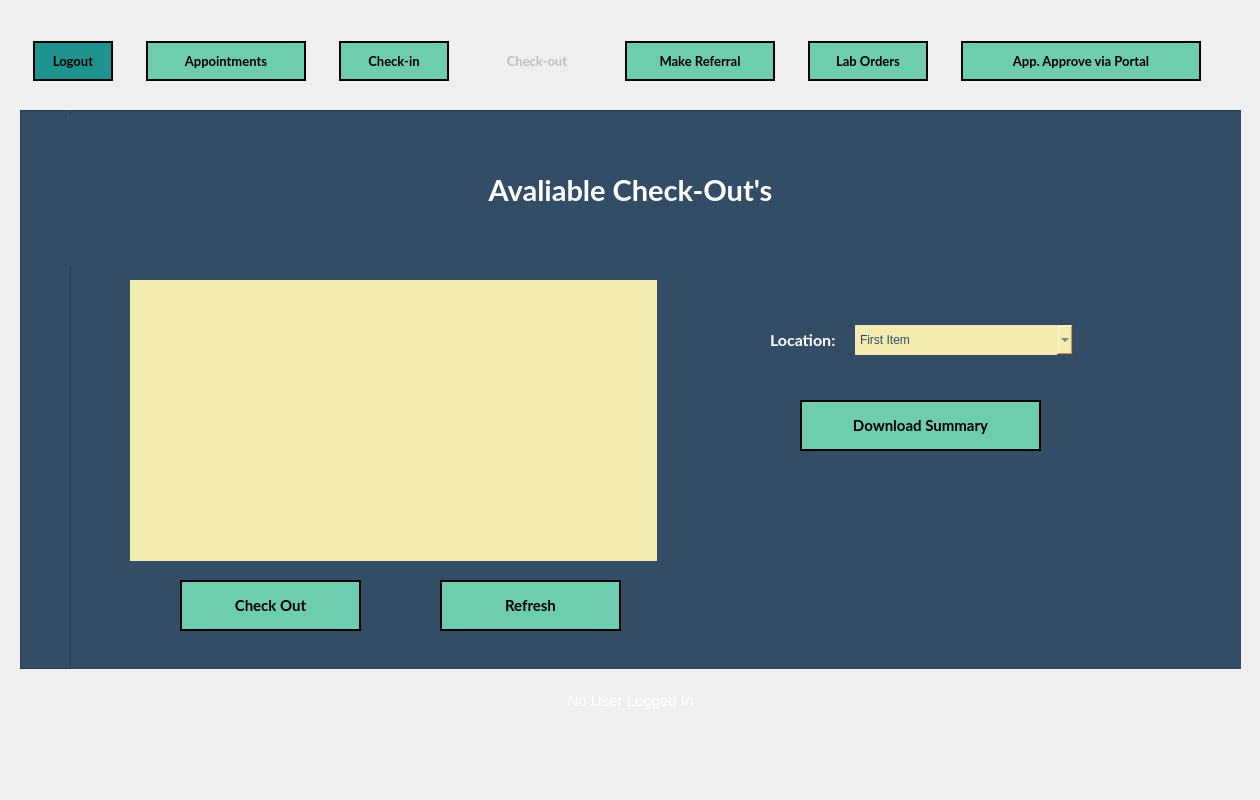
<?xml version="1.0" encoding="UTF-8"?>
<ui version="4.0">
 <class>MainWindow</class>
 <widget class="QMainWindow" name="MainWindow">
  <property name="geometry">
   <rect>
    <x>0</x>
    <y>0</y>
    <width>1260</width>
    <height>800</height>
   </rect>
  </property>
  <property name="minimumSize">
   <size>
    <width>1260</width>
    <height>800</height>
   </size>
  </property>
  <property name="maximumSize">
   <size>
    <width>1260</width>
    <height>800</height>
   </size>
  </property>
  <property name="windowTitle">
   <string>Forsyth Family Practice Center - [ TEMPLATE ]</string>
  </property>
  <property name="styleSheet">
   <string notr="true">border-image: url(:/newPrefix/imgs/app-bg.png);

QGroupBox, QFrame {
	border-image: none;
	border: none;
}</string>
  </property>
  <widget class="QWidget" name="centralwidget">
   <widget class="QGroupBox" name="groupBox_NavBar">
    <property name="geometry">
     <rect>
      <x>20</x>
      <y>40</y>
      <width>1221</width>
      <height>80</height>
     </rect>
    </property>
    <property name="styleSheet">
     <string notr="true">border: none; border-image: none;</string>
    </property>
    <property name="title">
     <string/>
    </property>
    <widget class="QWidget" name="layoutWidget">
     <property name="geometry">
      <rect>
       <x>0</x>
       <y>0</y>
       <width>1201</width>
       <height>42</height>
      </rect>
     </property>
     <layout class="QHBoxLayout" name="Layout_NavBar">
      <property name="spacing">
       <number>20</number>
      </property>
      <item>
       <widget class="QPushButton" name="Nav_LogoutBtn">
        <property name="minimumSize">
         <size>
          <width>80</width>
          <height>40</height>
         </size>
        </property>
        <property name="maximumSize">
         <size>
          <width>60</width>
          <height>16777215</height>
         </size>
        </property>
        <property name="font">
         <font>
          <family>Lato</family>
          <pointsize>10</pointsize>
          <weight>75</weight>
          <bold>true</bold>
         </font>
        </property>
        <property name="cursor">
         <cursorShape>PointingHandCursor</cursorShape>
        </property>
        <property name="styleSheet">
         <string notr="true">QPushButton {
	border-image: none;
	background-color: rgb(30, 147, 143);
	color: black;
	border: 2px solid black;
}

QPushButton::hover {
	background-color: rgb(14, 81, 85);
	color: white;
}</string>
        </property>
        <property name="text">
         <string>Logout</string>
        </property>
       </widget>
      </item>
      <item>
       <widget class="QPushButton" name="Nav_Appointments">
        <property name="sizePolicy">
         <sizepolicy hsizetype="Preferred" vsizetype="Fixed">
          <horstretch>0</horstretch>
          <verstretch>0</verstretch>
         </sizepolicy>
        </property>
        <property name="minimumSize">
         <size>
          <width>160</width>
          <height>40</height>
         </size>
        </property>
        <property name="maximumSize">
         <size>
          <width>90</width>
          <height>16777215</height>
         </size>
        </property>
        <property name="font">
         <font>
          <family>Lato</family>
          <pointsize>10</pointsize>
          <weight>75</weight>
          <bold>true</bold>
         </font>
        </property>
        <property name="cursor">
         <cursorShape>PointingHandCursor</cursorShape>
        </property>
        <property name="autoFillBackground">
         <bool>false</bool>
        </property>
        <property name="styleSheet">
         <string notr="true">QPushButton {
	border-image: none;
	background-color: #6ECCAF;
	color: black;
	border: 2px solid black;
}

QPushButton::hover {
	background-color: rgb(139, 231, 100);
	color: white;
}</string>
        </property>
        <property name="text">
         <string>Appointments</string>
        </property>
       </widget>
      </item>
      <item>
       <widget class="QPushButton" name="Nav_CheckinBtn">
        <property name="minimumSize">
         <size>
          <width>110</width>
          <height>40</height>
         </size>
        </property>
        <property name="maximumSize">
         <size>
          <width>80</width>
          <height>16777215</height>
         </size>
        </property>
        <property name="font">
         <font>
          <family>Lato</family>
          <pointsize>10</pointsize>
          <weight>75</weight>
          <bold>true</bold>
         </font>
        </property>
        <property name="cursor">
         <cursorShape>PointingHandCursor</cursorShape>
        </property>
        <property name="styleSheet">
         <string notr="true">QPushButton {
	border-image: none;
	background-color: #6ECCAF;
	color: black;
	border: 2px solid black;
}

QPushButton::hover {
	background-color: rgb(139, 231, 100);
	color: white;
}

</string>
        </property>
        <property name="text">
         <string>Check-in</string>
        </property>
       </widget>
      </item>
      <item>
       <widget class="QPushButton" name="Nav_CheckoutBtn">
        <property name="enabled">
         <bool>false</bool>
        </property>
        <property name="minimumSize">
         <size>
          <width>110</width>
          <height>40</height>
         </size>
        </property>
        <property name="maximumSize">
         <size>
          <width>90</width>
          <height>16777215</height>
         </size>
        </property>
        <property name="font">
         <font>
          <family>Lato</family>
          <pointsize>10</pointsize>
          <weight>75</weight>
          <bold>true</bold>
         </font>
        </property>
        <property name="cursor">
         <cursorShape>PointingHandCursor</cursorShape>
        </property>
        <property name="styleSheet">
         <string notr="true">QPushButton {
	border-image: none;
	background-color: rgba(110, 204, 175, .2);
	color: rgba(0, 0, 0, .2);
	border: 2px solid rgba(0, 0, 0, .2);
}

QPushButton::hover {
	background-color: rgb(139, 231, 100);
	color: white;
}</string>
        </property>
        <property name="text">
         <string>Check-out</string>
        </property>
       </widget>
      </item>
      <item>
       <widget class="QPushButton" name="Nav_MakeReferralBtn">
        <property name="minimumSize">
         <size>
          <width>150</width>
          <height>40</height>
         </size>
        </property>
        <property name="maximumSize">
         <size>
          <width>110</width>
          <height>16777215</height>
         </size>
        </property>
        <property name="font">
         <font>
          <family>Lato</family>
          <pointsize>10</pointsize>
          <weight>75</weight>
          <bold>true</bold>
         </font>
        </property>
        <property name="cursor">
         <cursorShape>PointingHandCursor</cursorShape>
        </property>
        <property name="styleSheet">
         <string notr="true">QPushButton {
	border-image: none;
	background-color: #6ECCAF;
	color: black;
	border: 2px solid black;
}

QPushButton::hover {
	background-color: rgb(139, 231, 100);
	color: white;
}
</string>
        </property>
        <property name="text">
         <string>Make Referral</string>
        </property>
       </widget>
      </item>
      <item>
       <widget class="QPushButton" name="Nav_LabOrdersBtn">
        <property name="minimumSize">
         <size>
          <width>120</width>
          <height>40</height>
         </size>
        </property>
        <property name="maximumSize">
         <size>
          <width>90</width>
          <height>16777215</height>
         </size>
        </property>
        <property name="font">
         <font>
          <family>Lato</family>
          <pointsize>10</pointsize>
          <weight>75</weight>
          <bold>true</bold>
         </font>
        </property>
        <property name="cursor">
         <cursorShape>PointingHandCursor</cursorShape>
        </property>
        <property name="styleSheet">
         <string notr="true">QPushButton {
	border-image: none;
	background-color: #6ECCAF;
	color: black;
	border: 2px solid black;
}

QPushButton::hover {
	background-color: rgb(139, 231, 100);
	color: white;
}</string>
        </property>
        <property name="text">
         <string>Lab Orders</string>
        </property>
       </widget>
      </item>
      <item>
       <widget class="QPushButton" name="Nav_ApproveAppointmentsBtn">
        <property name="minimumSize">
         <size>
          <width>240</width>
          <height>40</height>
         </size>
        </property>
        <property name="maximumSize">
         <size>
          <width>90</width>
          <height>16777215</height>
         </size>
        </property>
        <property name="font">
         <font>
          <family>Lato</family>
          <pointsize>10</pointsize>
          <weight>75</weight>
          <bold>true</bold>
         </font>
        </property>
        <property name="cursor">
         <cursorShape>PointingHandCursor</cursorShape>
        </property>
        <property name="styleSheet">
         <string notr="true">QPushButton {
	border-image: none;
	background-color: #6ECCAF;
	color: black;
	border: 2px solid black;
}

QPushButton::hover {
	background-color: rgb(139, 231, 100);
	color: white;
}</string>
        </property>
        <property name="text">
         <string>App. Approve via Portal</string>
        </property>
       </widget>
      </item>
     </layout>
    </widget>
   </widget>
   <widget class="QFrame" name="Main_Frame">
    <property name="geometry">
     <rect>
      <x>20</x>
      <y>110</y>
      <width>1221</width>
      <height>559</height>
     </rect>
    </property>
    <property name="minimumSize">
     <size>
      <width>0</width>
      <height>0</height>
     </size>
    </property>
    <property name="maximumSize">
     <size>
      <width>16777215</width>
      <height>16777215</height>
     </size>
    </property>
    <property name="styleSheet">
     <string notr="true">QFrame {
	border-image: none;
	background-color: rgb(52, 77, 103);
}



QLineEdit, QComboBox, QDateEdit, QDateTimeEdit, QListView {
	border-image: none;
    border: none;
	min-width: 200px;
	height: 30px;
	background-color: #F3ECB0;
	color: #344D67;
	font-family: &quot;MS Shell Dlg 2&quot;;
	font-size: 11;
}

QLabel {
	color: white;
}</string>
    </property>
    <property name="frameShape">
     <enum>QFrame::StyledPanel</enum>
    </property>
    <property name="frameShadow">
     <enum>QFrame::Raised</enum>
    </property>
    <widget class="QFrame" name="InputFrame">
     <property name="geometry">
      <rect>
       <x>50</x>
       <y>0</y>
       <width>1251</width>
       <height>561</height>
      </rect>
     </property>
     <property name="styleSheet">
      <string notr="true">border-image: none;
</string>
     </property>
     <property name="frameShape">
      <enum>QFrame::StyledPanel</enum>
     </property>
     <property name="frameShadow">
      <enum>QFrame::Raised</enum>
     </property>
     <widget class="QWidget" name="verticalLayoutWidget">
      <property name="geometry">
       <rect>
        <x>0</x>
        <y>0</y>
        <width>1121</width>
        <height>161</height>
       </rect>
      </property>
      <layout class="QVBoxLayout" name="verticalLayout">
       <item>
        <widget class="QLabel" name="Lable_CheckIns">
         <property name="minimumSize">
          <size>
           <width>0</width>
           <height>150</height>
          </size>
         </property>
         <property name="maximumSize">
          <size>
           <width>16777215</width>
           <height>150</height>
          </size>
         </property>
         <property name="font">
          <font>
           <family>Lato</family>
           <pointsize>22</pointsize>
           <weight>75</weight>
           <bold>true</bold>
          </font>
         </property>
         <property name="styleSheet">
          <string notr="true">QLabel {
	color: white;
}</string>
         </property>
         <property name="text">
          <string>Avaliable Check-Out's</string>
         </property>
         <property name="alignment">
          <set>Qt::AlignCenter</set>
         </property>
        </widget>
       </item>
      </layout>
     </widget>
     <widget class="QPushButton" name="Btn_CheckOut">
      <property name="geometry">
       <rect>
        <x>110</x>
        <y>470</y>
        <width>181</width>
        <height>51</height>
       </rect>
      </property>
      <property name="font">
       <font>
        <family>Lato</family>
        <pointsize>11</pointsize>
        <weight>75</weight>
        <bold>true</bold>
       </font>
      </property>
      <property name="cursor">
       <cursorShape>PointingHandCursor</cursorShape>
      </property>
      <property name="styleSheet">
       <string notr="true">QPushButton {
	border-image: none;
	background-color: #6ECCAF;
	color: black;
	border: 2px solid black;
}

QPushButton::hover {
	background-color: rgb(139, 231, 100);
	color: white;
}

</string>
      </property>
      <property name="text">
       <string>Check Out</string>
      </property>
     </widget>
     <widget class="QPushButton" name="Btn_Refresh">
      <property name="geometry">
       <rect>
        <x>370</x>
        <y>470</y>
        <width>181</width>
        <height>51</height>
       </rect>
      </property>
      <property name="font">
       <font>
        <family>Lato</family>
        <pointsize>11</pointsize>
        <weight>75</weight>
        <bold>true</bold>
       </font>
      </property>
      <property name="cursor">
       <cursorShape>PointingHandCursor</cursorShape>
      </property>
      <property name="styleSheet">
       <string notr="true">QPushButton {
	border-image: none;
	background-color: #6ECCAF;
	color: black;
	border: 2px solid black;
}

QPushButton::hover {
	background-color: rgb(139, 231, 100);
	color: white;
}

</string>
      </property>
      <property name="text">
       <string>Refresh</string>
      </property>
     </widget>
     <widget class="QListWidget" name="listWidget_Check_ins">
      <property name="geometry">
       <rect>
        <x>60</x>
        <y>170</y>
        <width>527</width>
        <height>281</height>
       </rect>
      </property>
      <property name="minimumSize">
       <size>
        <width>200</width>
        <height>0</height>
       </size>
      </property>
      <property name="styleSheet">
       <string notr="true">QListView::item:selected {
	background-color: #4a90d9
}
</string>
      </property>
     </widget>
     <widget class="QPushButton" name="Btn_CheckOutSummary">
      <property name="geometry">
       <rect>
        <x>730</x>
        <y>290</y>
        <width>241</width>
        <height>51</height>
       </rect>
      </property>
      <property name="font">
       <font>
        <family>Lato</family>
        <pointsize>11</pointsize>
        <weight>75</weight>
        <bold>true</bold>
       </font>
      </property>
      <property name="cursor">
       <cursorShape>PointingHandCursor</cursorShape>
      </property>
      <property name="styleSheet">
       <string notr="true">QPushButton {
	border-image: none;
	background-color: #6ECCAF;
	color: black;
	border: 2px solid black;
}

QPushButton::hover {
	background-color: rgb(139, 231, 100);
	color: white;
}

</string>
      </property>
      <property name="text">
       <string>Download Summary</string>
      </property>
     </widget>
     <widget class="QWidget" name="verticalLayoutWidget_2">
      <property name="geometry">
       <rect>
        <x>700</x>
        <y>190</y>
        <width>303</width>
        <height>80</height>
       </rect>
      </property>
      <layout class="QVBoxLayout" name="verticalLayout_3">
       <item>
        <layout class="QHBoxLayout" name="horizontalLayout_2">
         <item>
          <widget class="QLabel" name="Label_Location">
           <property name="font">
            <font>
             <family>Lato</family>
             <pointsize>12</pointsize>
             <weight>75</weight>
             <bold>true</bold>
            </font>
           </property>
           <property name="styleSheet">
            <string notr="true"/>
           </property>
           <property name="text">
            <string>Location:</string>
           </property>
          </widget>
         </item>
         <item>
          <widget class="QComboBox" name="comboBox_Locations">
           <property name="styleSheet">
            <string notr="true"/>
           </property>
           <item>
            <property name="text">
             <string>First Item</string>
            </property>
           </item>
           <item>
            <property name="text">
             <string>Item 2</string>
            </property>
           </item>
          </widget>
         </item>
        </layout>
       </item>
      </layout>
     </widget>
    </widget>
   </widget>
   <widget class="QGroupBox" name="horizontalGroupBox">
    <property name="geometry">
     <rect>
      <x>20</x>
      <y>670</y>
      <width>1221</width>
      <height>61</height>
     </rect>
    </property>
    <property name="styleSheet">
     <string notr="true">QGroupBox {
	border: none;
	border-image: none;
	background-color: none;
}</string>
    </property>
    <layout class="QHBoxLayout" name="horizontalLayout_5">
     <item>
      <widget class="QLabel" name="currentUserLabel">
       <property name="font">
        <font>
         <pointsize>11</pointsize>
        </font>
       </property>
       <property name="styleSheet">
        <string notr="true">QLabel {
	background-color: none;
	border-image: none;
	color: white;
}</string>
       </property>
       <property name="text">
        <string>No User Logged In</string>
       </property>
       <property name="alignment">
        <set>Qt::AlignCenter</set>
       </property>
      </widget>
     </item>
    </layout>
   </widget>
  </widget>
 </widget>
 <resources>
  <include location="assets/qrc/app-bg.qrc"/>
 </resources>
 <connections/>
</ui>
